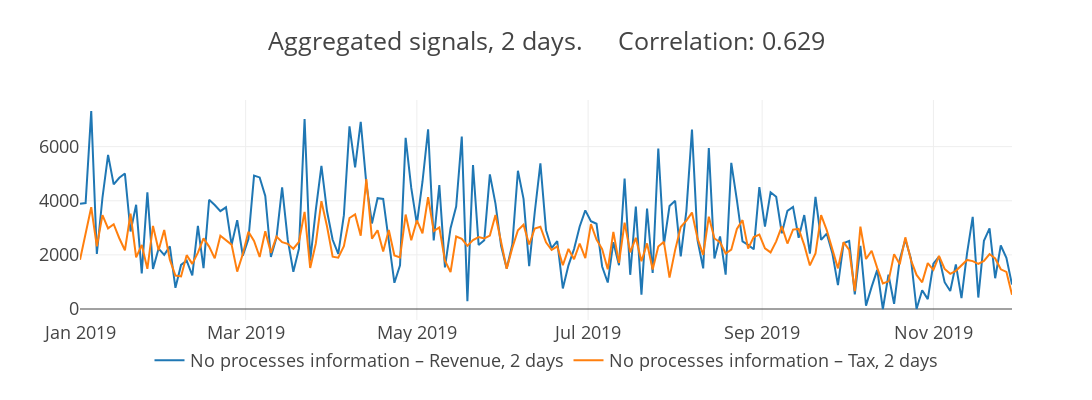
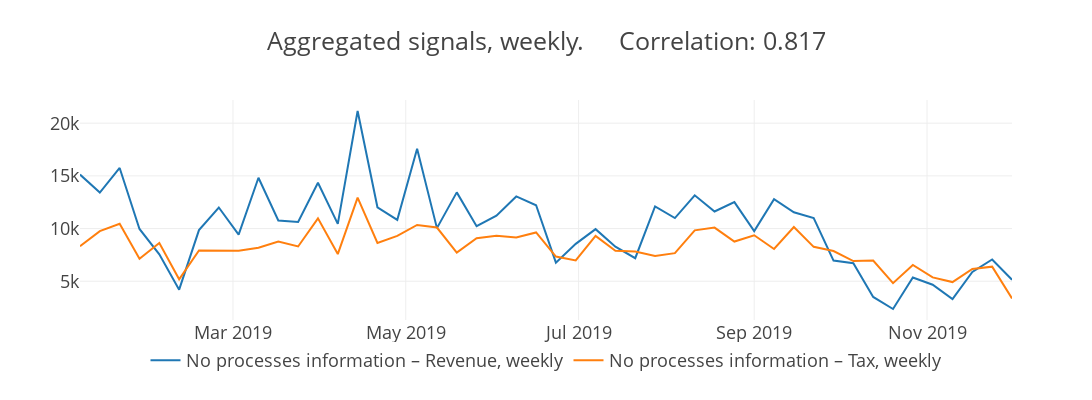
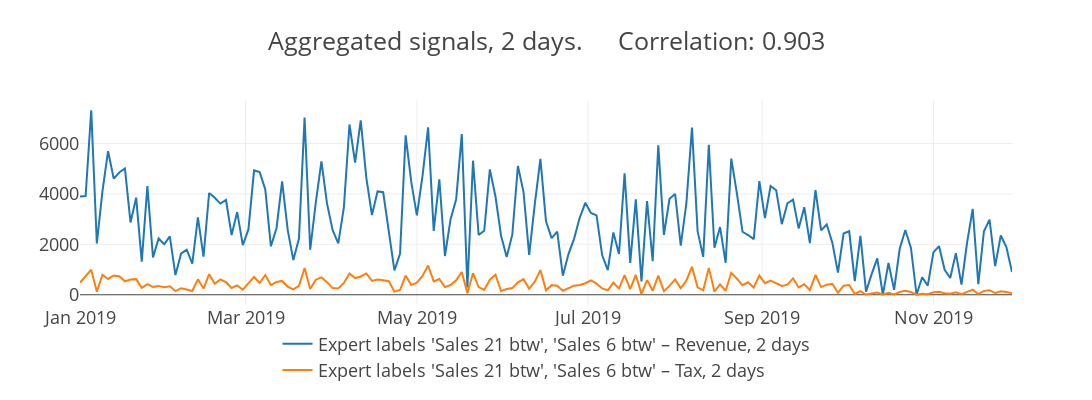
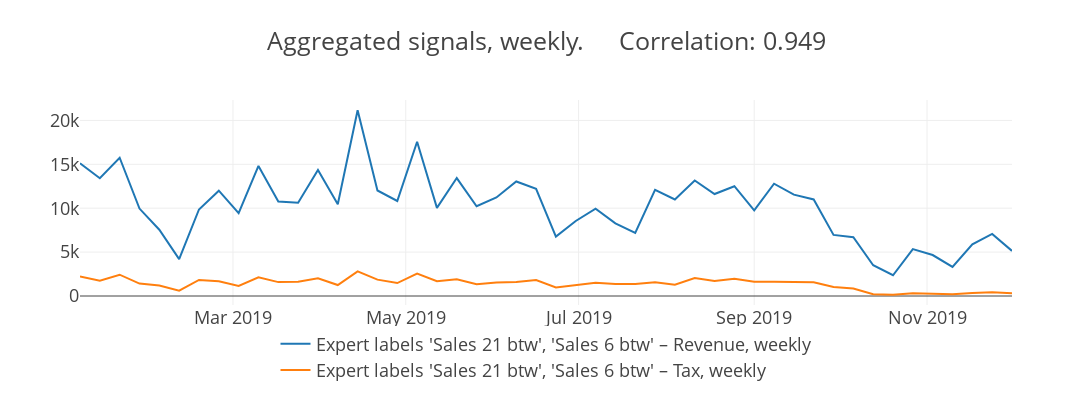

The code cell stored with these charts, in order, in its notebook:
### Markdown cell above
Credit-debit model (CD) which uses only the in- and outflow but no process information
    Expert-Based model which uses in the experiment below GroundTruth
    Predicted labels model which uses the predicted labels as Processes information

### Code cell
from NetEmbs.utils.modelling.extract_signals import extract_signals
from NetEmbs.utils.modelling.evaluation import evaluate_model
Relationship_name = "TaxRevenue"
TAX_REVENUE_DF = pd.DataFrame() # Empty DataFrame to store results
# /////////// CD Model query \\\\\\\\\\\\\
CURENT_QUERY = [{"select": ["ALL"], 
                              "_with": {"FA_Name": "Revenue"}}, 
                                {"select": ["ALL"], "_with": {"FA_Name": "Tax"}}]
for agg_period in ["2D", "W"]:
    cur_result = extract_signals(df_all, query=CURENT_QUERY, 
                                 on="label", agg_period=agg_period, 
                title=f"{IMAGE_FOLDER}/CD_Model_{Relationship_name}_{agg_period}_")
    TAX_REVENUE_DF = TAX_REVENUE_DF.append(cur_result.assign(Model="CD Model", agg_period=agg_period))
    
# Repeat the same for expert labels
# ///////// Expert Model query \\\\\\\\\\\\\\
CURENT_QUERY = [{"select": ["Sales 21 btw", "Sales 6 btw"], 
                              "_with": {"FA_Name": "Revenue"}}, 
                                {"select": ["Sales 21 btw", "Sales 6 btw"], "_with": {"FA_Name": "Tax"}}]
for agg_period in ["2D", "W"]:
    cur_result = extract_signals(df_all, query=CURENT_QUERY, 
                                 on="GroundTruth", agg_period=agg_period, 
                title=f"{IMAGE_FOLDER}/expertFSN_{Relationship_name}_{agg_period}_")
    TAX_REVENUE_DF = TAX_REVENUE_DF.append(cur_result.assign(Model="Expert labels FSN Model", agg_period=agg_period))
    
# And predicted labels
# CD Model query
CURENT_QUERY = [{"select": [2, 10], 
                              "_with": {"FA_Name": "Revenue"}}, 
                                {"select": [2, 10], "_with":  {"FA_Name": "Tax"}}]
for agg_period in ["2D", "W"]:
    cur_result = extract_signals(df_all, query=CURENT_QUERY, 
                                 on="label", agg_period=agg_period, 
                title=f"{IMAGE_FOLDER}/aFSN_{Relationship_name}_{agg_period}_")
    TAX_REVENUE_DF = TAX_REVENUE_DF.append(cur_result.assign(Model="Predicted labels FSN Model", agg_period=agg_period))
    
# Store scores to file
TAX_REVENUE_DF.groupby(["Model", "agg_period"]).apply(evaluate_model).to_excel(f"{IMAGE_FOLDER}/Scores_for_{Relationship_name}.xlsx")

# Plot regression, Do not worry, I scaled the data here to unit interval. Update Axis labels according to your data.
for name, group in TAX_REVENUE_DF.groupby("agg_period"):
    draw.regression_plot(group, save=True, filename=f"{IMAGE_FOLDER}/{Relationship_name}_{name}", labels=["Revenue Financial account", "Tax Financial account"], context="paper_full")

### Figure 1 — Plotly figure (JSON) as saved in the notebook; plotly's stock layout.template omitted (floating-point values rounded to 4 significant figures; data arrays with more than 128 entries replaced by an {"elided": "..."} marker saying what was removed)
{"data": [{"name": "No processes information – Revenue, 2 days", "type": "scatter", "uid": "db2079d6-7ddf-4349-8fae-e5de6ae7eb46", "x": {"elided": "167 str values"}, "y": {"elided": "167 int values"}}, {"name": "No processes information – Tax, 2 days", "type": "scatter", "uid": "0ca3358d-d1d5-4edc-92e1-a012f496cd54", "x": {"elided": "167 str values"}, "y": {"elided": "167 float values"}}], "layout": {"font": {"size": 18}, "height": 400, "hovermode": "closest", "legend": {"font": {"size": 18}, "orientation": "h", "x": 0.5, "xanchor": "center", "y": -0.1}, "showlegend": true, "title": {"text": "Aggregated signals, 2 days.     Correlation: 0.629"}, "width": 1200}}

### Figure 2 — Plotly figure (JSON) as saved in the notebook; plotly's stock layout.template omitted (floating-point values rounded to 4 significant figures)
{"data": [{"name": "No processes information – Revenue, weekly", "type": "scatter", "uid": "6c758a49-aafe-4a94-b5d3-0e627cb766c7", "x": ["2019-01-06", "2019-01-13", "2019-01-20", "2019-01-27", "2019-02-03", "2019-02-10", "2019-02-17", "2019-02-24", "2019-03-03", "2019-03-10", "2019-03-17", "2019-03-24", "2019-03-31", "2019-04-07", "2019-04-14", "2019-04-21", "2019-04-28", "2019-05-05", "2019-05-12", "2019-05-19", "2019-05-26", "2019-06-02", "2019-06-09", "2019-06-16", "2019-06-23", "2019-06-30", "2019-07-07", "2019-07-14", "2019-07-21", "2019-07-28", "2019-08-04", "2019-08-11", "2019-08-18", "2019-08-25", "2019-09-01", "2019-09-08", "2019-09-15", "2019-09-22", "2019-09-29", "2019-10-06", "2019-10-13", "2019-10-20", "2019-10-27", "2019-11-03", "2019-11-10", "2019-11-17", "2019-11-24", "2019-12-01"], "y": [15125, 13421, 15749, 9960, 7550, 4197, 9856, 11996, 9429, 14820, 10770, 10632, 14349, 10448, 21159, 12020, 10824, 17576, 10041, 13434, 10227, 11222, 13047, 12212, 6765, 8547, 9944, 8283, 7185, 12104, 10994, 13154, 11618, 12507, 9762, 12793, 11545, 10993, 6960, 6705, 3507, 2363, 5348, 4668, 3305, 5875, 7064, 5141]}, {"name": "No processes information – Tax, weekly", "type": "scatter", "uid": "5b0e6ed8-96d4-4ff7-a2af-f59be93b1aad", "x": ["2019-01-06", "2019-01-13", "2019-01-20", "2019-01-27", "2019-02-03", "2019-02-10", "2019-02-17", "2019-02-24", "2019-03-03", "2019-03-10", "2019-03-17", "2019-03-24", "2019-03-31", "2019-04-07", "2019-04-14", "2019-04-21", "2019-04-28", "2019-05-05", "2019-05-12", "2019-05-19", "2019-05-26", "2019-06-02", "2019-06-09", "2019-06-16", "2019-06-23", "2019-06-30", "2019-07-07", "2019-07-14", "2019-07-21", "2019-07-28", "2019-08-04", "2019-08-11", "2019-08-18", "2019-08-25", "2019-09-01", "2019-09-08", "2019-09-15", "2019-09-22", "2019-09-29", "2019-10-06", "2019-10-13", "2019-10-20", "2019-10-27", "2019-11-03", "2019-11-10", "2019-11-17", "2019-11-24", "2019-12-01"], "y": [8319.0, 9757.0, 10460.0, 7125.0, 8623.0, 5187.0, 7917.0, 7901.0, 7886.0, 8177.0, 8770.0, 8300.0, 10970.0, 7579.0, 12940.0, 8632.0, 9304.0, 10340.0, 10090.0, 7711.0, 9074.0, 9310.0, 9142.0, 9632.0, 7341.0, 6975.0, 9306.0, 7886.0, 7814.0, 7385.0, 7663.0, 9827.0, 10090.0, 8764.0, 9366.0, 8061.0, 10150.0, 8264.0, 7863.0, 6910.0, 6963.0, 4819.0, 6548.0, 5364.0, 4919.0, 6167.0, 6382.0, 3371.0]}], "layout": {"font": {"size": 18}, "height": 400, "hovermode": "closest", "legend": {"font": {"size": 18}, "orientation": "h", "x": 0.5, "xanchor": "center", "y": -0.1}, "showlegend": true, "title": {"text": "Aggregated signals, weekly.     Correlation: 0.817"}, "width": 1200}}

### Figure 3 — Plotly figure (JSON) as saved in the notebook; plotly's stock layout.template omitted (floating-point values rounded to 4 significant figures; data arrays with more than 128 entries replaced by an {"elided": "..."} marker saying what was removed)
{"data": [{"name": "Expert labels 'Sales 21 btw', 'Sales 6 btw' – Revenue, 2 days", "type": "scatter", "uid": "0457ed6b-53cd-4812-9b22-817a8937ade3", "x": {"elided": "167 str values"}, "y": {"elided": "167 int values"}}, {"name": "Expert labels 'Sales 21 btw', 'Sales 6 btw' – Tax, 2 days", "type": "scatter", "uid": "cef301f5-f615-4159-97c9-70f6d3e8bec1", "x": {"elided": "167 str values"}, "y": {"elided": "167 float values"}}], "layout": {"font": {"size": 18}, "height": 400, "hovermode": "closest", "legend": {"font": {"size": 18}, "orientation": "h", "x": 0.5, "xanchor": "center", "y": -0.1}, "showlegend": true, "title": {"text": "Aggregated signals, 2 days.     Correlation: 0.903"}, "width": 1200}}

### Figure 4 — Plotly figure (JSON) as saved in the notebook; plotly's stock layout.template omitted (floating-point values rounded to 4 significant figures)
{"data": [{"name": "Expert labels 'Sales 21 btw', 'Sales 6 btw' – Revenue, weekly", "type": "scatter", "uid": "9c558098-571d-4cba-9e1b-6fccef422761", "x": ["2019-01-06", "2019-01-13", "2019-01-20", "2019-01-27", "2019-02-03", "2019-02-10", "2019-02-17", "2019-02-24", "2019-03-03", "2019-03-10", "2019-03-17", "2019-03-24", "2019-03-31", "2019-04-07", "2019-04-14", "2019-04-21", "2019-04-28", "2019-05-05", "2019-05-12", "2019-05-19", "2019-05-26", "2019-06-02", "2019-06-09", "2019-06-16", "2019-06-23", "2019-06-30", "2019-07-07", "2019-07-14", "2019-07-21", "2019-07-28", "2019-08-04", "2019-08-11", "2019-08-18", "2019-08-25", "2019-09-01", "2019-09-08", "2019-09-15", "2019-09-22", "2019-09-29", "2019-10-06", "2019-10-13", "2019-10-20", "2019-10-27", "2019-11-03", "2019-11-10", "2019-11-17", "2019-11-24", "2019-12-01"], "y": [15125, 13421, 15749, 9960, 7550, 4197, 9856, 11996, 9429, 14820, 10770, 10632, 14349, 10448, 21159, 12020, 10824, 17576, 10041, 13434, 10227, 11222, 13047, 12212, 6765, 8547, 9944, 8283, 7185, 12104, 10994, 13154, 11618, 12507, 9762, 12793, 11545, 10993, 6960, 6705, 3507, 2363, 5348, 4668, 3305, 5875, 7064, 5141]}, {"name": "Expert labels 'Sales 21 btw', 'Sales 6 btw' – Tax, weekly", "type": "scatter", "uid": "8bc4e9c3-01a1-4f66-b11e-5d1ab1145d1c", "x": ["2019-01-06", "2019-01-13", "2019-01-20", "2019-01-27", "2019-02-03", "2019-02-10", "2019-02-17", "2019-02-24", "2019-03-03", "2019-03-10", "2019-03-17", "2019-03-24", "2019-03-31", "2019-04-07", "2019-04-14", "2019-04-21", "2019-04-28", "2019-05-05", "2019-05-12", "2019-05-19", "2019-05-26", "2019-06-02", "2019-06-09", "2019-06-16", "2019-06-23", "2019-06-30", "2019-07-07", "2019-07-14", "2019-07-21", "2019-07-28", "2019-08-04", "2019-08-11", "2019-08-18", "2019-08-25", "2019-09-01", "2019-09-08", "2019-09-15", "2019-09-22", "2019-09-29", "2019-10-06", "2019-10-13", "2019-10-20", "2019-10-27", "2019-11-03", "2019-11-10", "2019-11-17", "2019-11-24", "2019-12-01"], "y": [2214.0, 1745.0, 2426.0, 1411.0, 1196.0, 610.7, 1824.0, 1674.0, 1143.0, 2130.0, 1582.0, 1626.0, 2013.0, 1247.0, 2806.0, 1864.0, 1473.0, 2552.0, 1677.0, 1918.0, 1347.0, 1537.0, 1600.0, 1826.0, 967.9, 1220.0, 1503.0, 1365.0, 1356.0, 1573.0, 1292.0, 2038.0, 1696.0, 1976.0, 1619.0, 1617.0, 1548.0, 1564.0, 1029.0, 846.9, 210.2, 141.9, 321.5, 279.6, 198.5, 352.7, 423.4, 307.4]}], "layout": {"font": {"size": 18}, "height": 400, "hovermode": "closest", "legend": {"font": {"size": 18}, "orientation": "h", "x": 0.5, "xanchor": "center", "y": -0.1}, "showlegend": true, "title": {"text": "Aggregated signals, weekly.     Correlation: 0.949"}, "width": 1200}}
